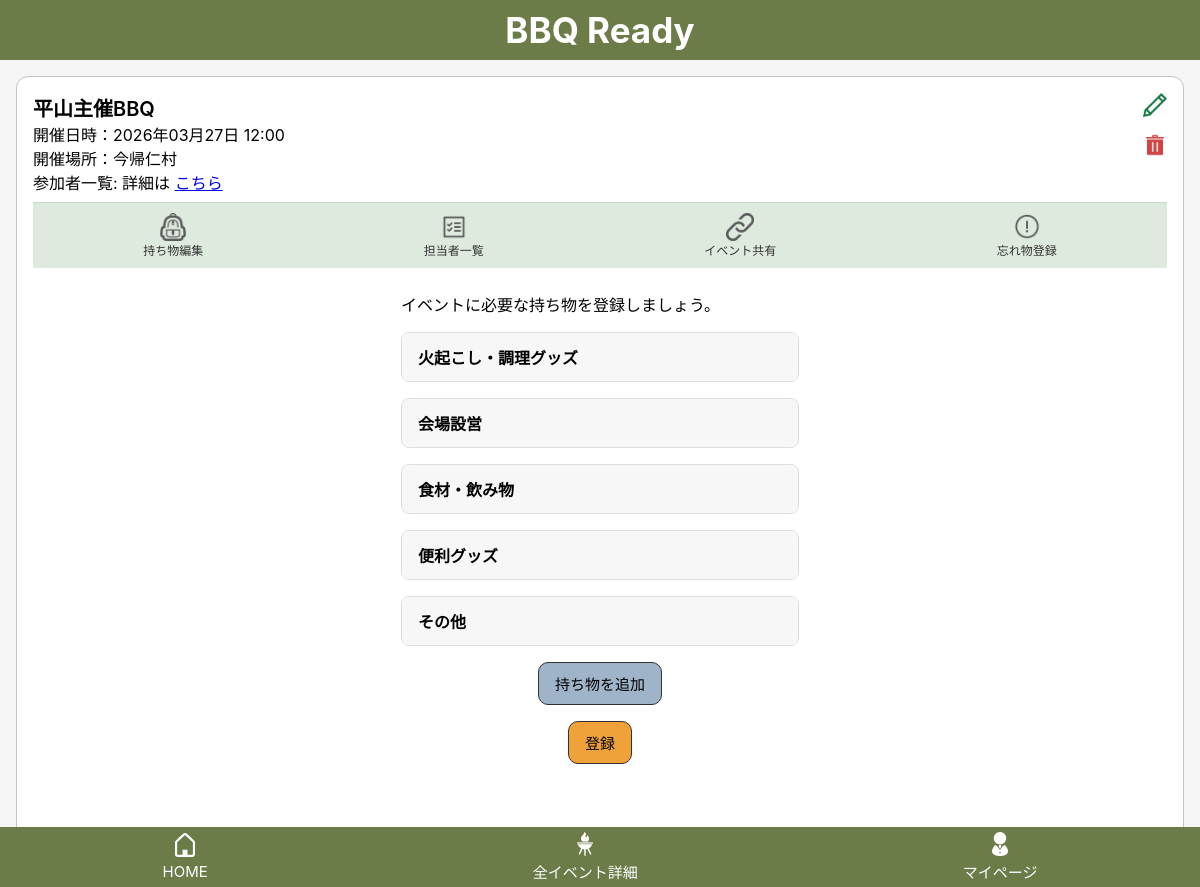
Page /events/117/items/ (signed in) on the earlier database version.
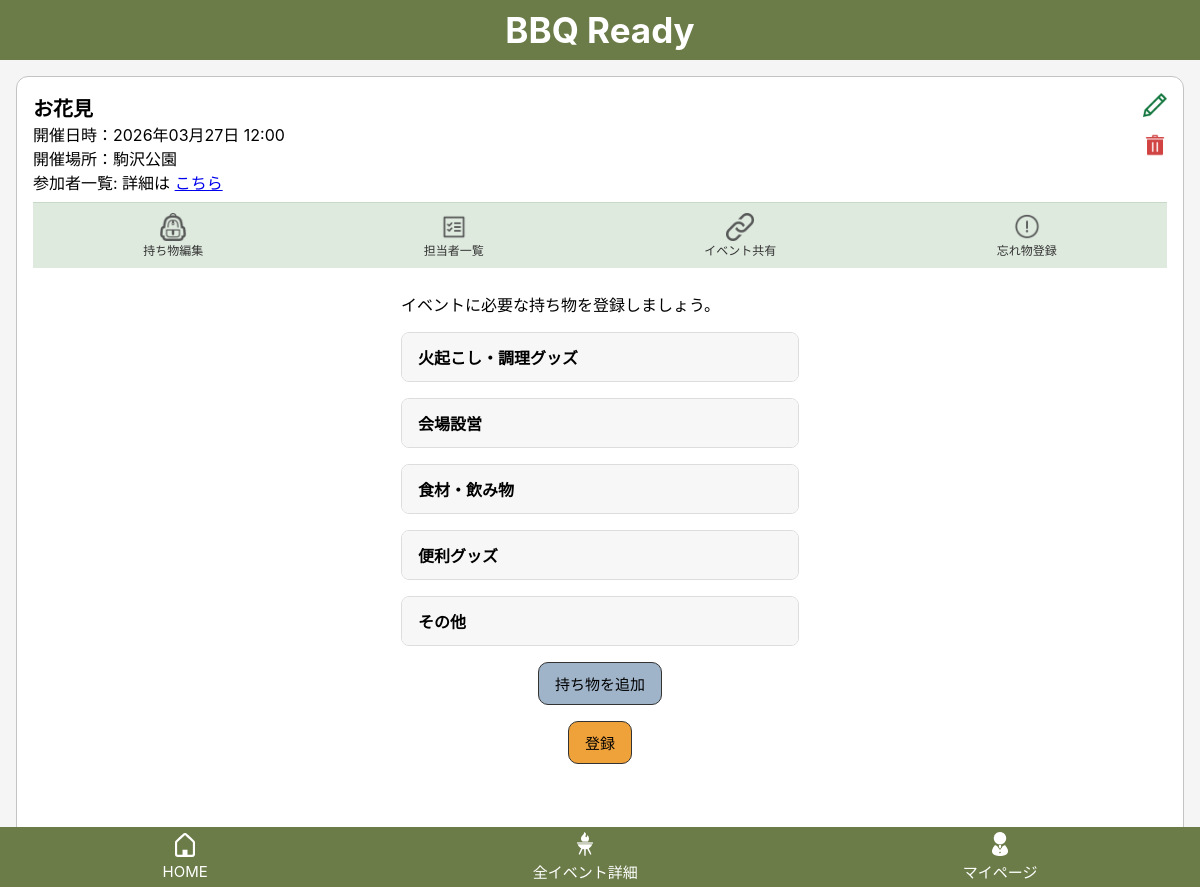
Same page on the later database version.
### bbq_app/models.py (models this page shows, shortened)
class Event(models.Model):
    user = models.ForeignKey(settings.AUTH_USER_MODEL, on_delete=models.CASCADE, related_name="events")
    name = models.CharField("イベント名", max_length=30)
    held_at = models.DateTimeField("開催日時", null=True, blank=True)
    location = models.CharField("開催場所", max_length=50, blank=True)
    created_at = models.DateTimeField("作成日時", auto_now_add=True)
    updated_at = models.DateTimeField("更新日時", auto_now=True)

### bbq_app/views.py (the view, shortened to what this page needs)
# urls.py: path("events/<int:event_id>/items/", views.item_edit, name="item_edit"),
@login_required
def item_edit(request, event_id):
    event = get_object_or_404(Event, id=event_id, user=request.user)
    items = (
        EventItem.objects
        .filter(event=event, bbq_item__name__gt="")
        .select_related("bbq_item")
        .order_by("bbq_item__category", "bbq_item__name")
    )
    grouped_dict = {category_value: [] for category_value, _ in BbqItem.Category.choices}
    category_labels = dict(BbqItem.Category.choices)
    for event_item in event.event_items.select_related("bbq_item").all():
        grouped_dict[event_item.bbq_item.category].append(event_item)
    grouped_items = []
    for category, event_items in grouped_dict.items():
        grouped_items.append({
            "label": category_labels[category],
            "items": event_items,
        })
    context = {
        "event": event,
        "grouped_items": grouped_items,
    }
    return render(request, "bbq_app/item_edit.html", context)

### bbq_app/templates/bbq_app/item_edit.html (shortened to what this page needs)
{% extends "bbq_app/base.html" %}
{% block header %}
  {% include "bbq_app/partials/event_header.html" %}
{% endblock %}
{% block content %}
<p>
    イベントに必要な持ち物を登録しましょう。
</p>
<form method="post">
    {% for group in grouped_items %}
        <details class="item-accordion">
            <summary class="item-accordion__summary">
                {{ group.label }}
            </summary>
        </details>
    {% endfor %}
    <div class="item-add-button">
        <button type="button" class="btn btn-secondary" onclick="openAddItemModal()">
            持ち物を追加
        </button>
    </div>
    <div class="item-save-button">
        <button type="submit" class="btn btn-primary">
            登録
        </button>
    </div>
</form>
{% endblock %}

### bbq_app/templates/bbq_app/partials/event_header.html (shortened to what this page needs)
{% load static %}
{% include "bbq_app/partials/top_bar.html" %}
{% if event %}
<div class="event-header">
  <div class="event_header__top">
    <div>
      <div class="event-header__title">{{ event.name }}</div>
      <div class="event-header__meta">
        開催日時：{{ event.held_at|date:"Y年m月d日 H:i" }}<br>
        開催場所：{{ event.location }}<br>
        参加者一覧: 詳細は
        <a href="#" onclick="openParticipantsModal(); return false;">こちら</a>
      </div>
    </div>
    <div class="event-header__actions">
      <a href="{% url 'event_edit' event.id %}">
        <img src="{% static 'bbq_app/images/pencil.png' %}" width="24">
      </a>
      <a href="#" onclick="openDeleteModal({{ event.id }}); return false;">
        <img src="{% static 'bbq_app/images/trashcan.png' %}" width="24">
      </a>
    </div>
  </div>
  <div class="event-header__nav">
    <a href="{% url 'item_edit' event.id %}"
       class="{% if request.resolver_match.url_name == 'item_edit' %}active{% endif %}">
      <img src="{% static 'bbq_app/images/item_edit.png' %}" width="28">
      <span>持ち物編集</span>
    </a>
    <a href="{% url 'item_assign' event.id %}"
       class="{% if request.resolver_match.url_name == 'item_assign' %}active{% endif %}">
      <img src="{% static 'bbq_app/images/event_participants.png' %}" width="28">
      <span>担当者一覧</span>
    </a>
    <a href="{% url 'event_share' event.id %}"
       class="{% if request.resolver_match.url_name == 'event_share' %}active{% endif %}">
      <img src="{% static 'bbq_app/images/event_share.png' %}" width="28" alt="共有">
      <span>イベント共有</span>
    </a>
    <a href="#"
       onclick="openForgotModal(); return false;">
      <img src="{% static 'bbq_app/images/forgot_item.png' %}" width="28">
      <span>忘れ物登録</span>
    </a>
  </div>
{% endif %}

Differences in the rows shown:
changed Event: name "平山主催BBQ" → "お花見"; location "今帰仁村" → "駒沢公園"
